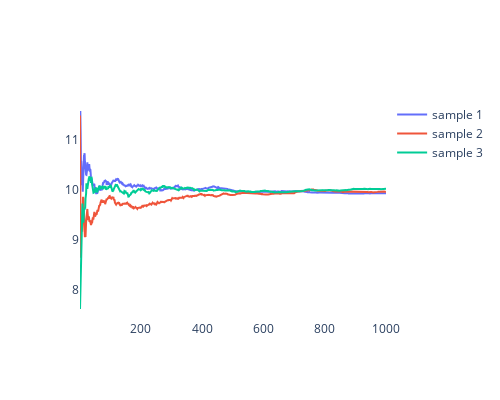

This figure's notebook cell:
### Code cell
p1 = go.Figure()
track = genSample(1000, 10, 2)
p1.add_trace(go.Scatter(x = track[:,0], y = track[:,2],
                    mode='lines',
                    name = 'sample 1'                            
                    ))
track = genSample(1000, 10, 2)
p1.add_trace(go.Scatter(x = track[:,0], y = track[:,2],
                    mode='lines',
                    name = 'sample 2'                            
                    ))
track = genSample(1000, 10, 2)
p1.add_trace(go.Scatter(x = track[:,0], y = track[:,2],
                    mode='lines',
                    name = 'sample 3'                            
                    ))
p1.update_layout(autosize = False, width = 500, height = 400, 
                 plot_bgcolor = '#FFFFFF')

p1.show()

### Figure 1 — Plotly figure (JSON) as saved in the notebook; plotly's stock layout.template omitted (floating-point values rounded to 4 significant figures; data arrays with more than 128 entries replaced by an {"elided": "..."} marker saying what was removed)
{"data": [{"mode": "lines", "name": "sample 1", "type": "scatter", "x": {"elided": "1000 int values"}, "y": {"elided": "1000 float values"}}, {"mode": "lines", "name": "sample 2", "type": "scatter", "x": {"elided": "1000 int values"}, "y": {"elided": "1000 float values"}}, {"mode": "lines", "name": "sample 3", "type": "scatter", "x": {"elided": "1000 int values"}, "y": {"elided": "1000 float values"}}], "layout": {"autosize": false, "height": 400, "plot_bgcolor": "#FFFFFF", "width": 500}}
